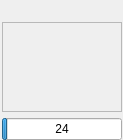
<?xml version="1.0" encoding="UTF-8"?>
<ui version="4.0">
 <class>RelatedItem</class>
 <widget class="QWidget" name="RelatedItem">
  <property name="geometry">
   <rect>
    <x>0</x>
    <y>0</y>
    <width>123</width>
    <height>138</height>
   </rect>
  </property>
  <property name="sizePolicy">
   <sizepolicy hsizetype="Fixed" vsizetype="Fixed">
    <horstretch>0</horstretch>
    <verstretch>0</verstretch>
   </sizepolicy>
  </property>
  <property name="windowTitle">
   <string/>
  </property>
  <layout class="QVBoxLayout" name="verticalLayout">
   <property name="leftMargin">
    <number>2</number>
   </property>
   <property name="topMargin">
    <number>2</number>
   </property>
   <property name="rightMargin">
    <number>1</number>
   </property>
   <property name="bottomMargin">
    <number>0</number>
   </property>
   <item>
    <widget class="QLabel" name="Title_">
     <property name="sizePolicy">
      <sizepolicy hsizetype="Fixed" vsizetype="Fixed">
       <horstretch>0</horstretch>
       <verstretch>0</verstretch>
      </sizepolicy>
     </property>
     <property name="maximumSize">
      <size>
       <width>120</width>
       <height>16777215</height>
      </size>
     </property>
     <property name="cursor">
      <cursorShape>PointingHandCursor</cursorShape>
     </property>
     <property name="text">
      <string/>
     </property>
     <property name="scaledContents">
      <bool>true</bool>
     </property>
     <property name="alignment">
      <set>Qt::AlignCenter</set>
     </property>
    </widget>
   </item>
   <item>
    <widget class="QLabel" name="Thumbnail_">
     <property name="sizePolicy">
      <sizepolicy hsizetype="Preferred" vsizetype="Preferred">
       <horstretch>0</horstretch>
       <verstretch>0</verstretch>
      </sizepolicy>
     </property>
     <property name="minimumSize">
      <size>
       <width>120</width>
       <height>90</height>
      </size>
     </property>
     <property name="maximumSize">
      <size>
       <width>120</width>
       <height>90</height>
      </size>
     </property>
     <property name="cursor">
      <cursorShape>PointingHandCursor</cursorShape>
     </property>
     <property name="frameShape">
      <enum>QFrame::StyledPanel</enum>
     </property>
     <property name="frameShadow">
      <enum>QFrame::Raised</enum>
     </property>
     <property name="text">
      <string/>
     </property>
     <property name="alignment">
      <set>Qt::AlignCenter</set>
     </property>
    </widget>
   </item>
   <item>
    <widget class="QProgressBar" name="Rating_">
     <property name="sizePolicy">
      <sizepolicy hsizetype="Minimum" vsizetype="Fixed">
       <horstretch>0</horstretch>
       <verstretch>0</verstretch>
      </sizepolicy>
     </property>
     <property name="minimumSize">
      <size>
       <width>120</width>
       <height>0</height>
      </size>
     </property>
     <property name="maximumSize">
      <size>
       <width>120</width>
       <height>16777215</height>
      </size>
     </property>
     <property name="maximum">
      <number>500</number>
     </property>
     <property name="value">
      <number>24</number>
     </property>
     <property name="invertedAppearance">
      <bool>false</bool>
     </property>
     <property name="format">
      <string>%v</string>
     </property>
    </widget>
   </item>
  </layout>
 </widget>
 <resources/>
 <connections/>
</ui>
